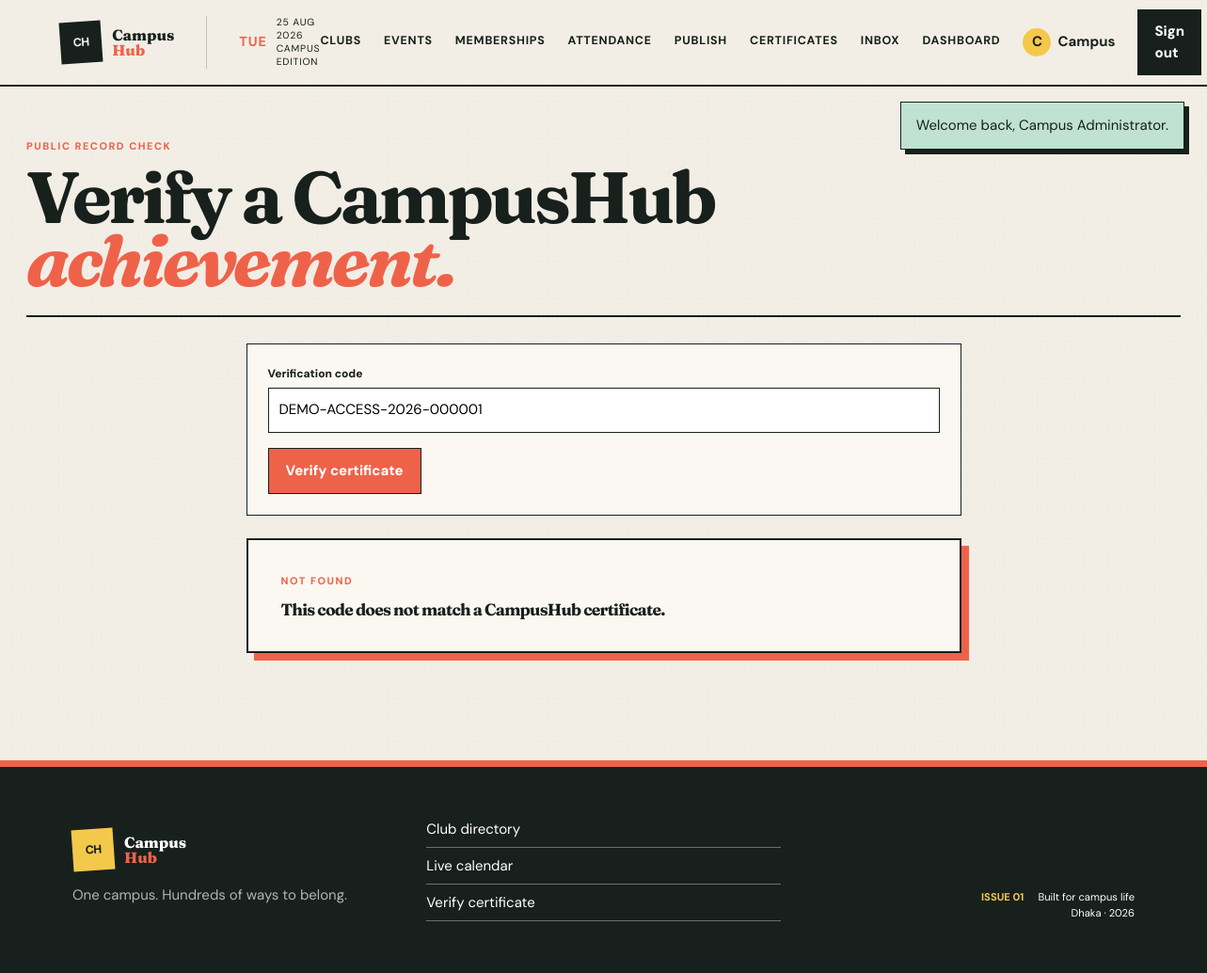
Page /verify-certificate.php?code=DEMO-ACCESS-2026-000001 (signed in) on the earlier database version.
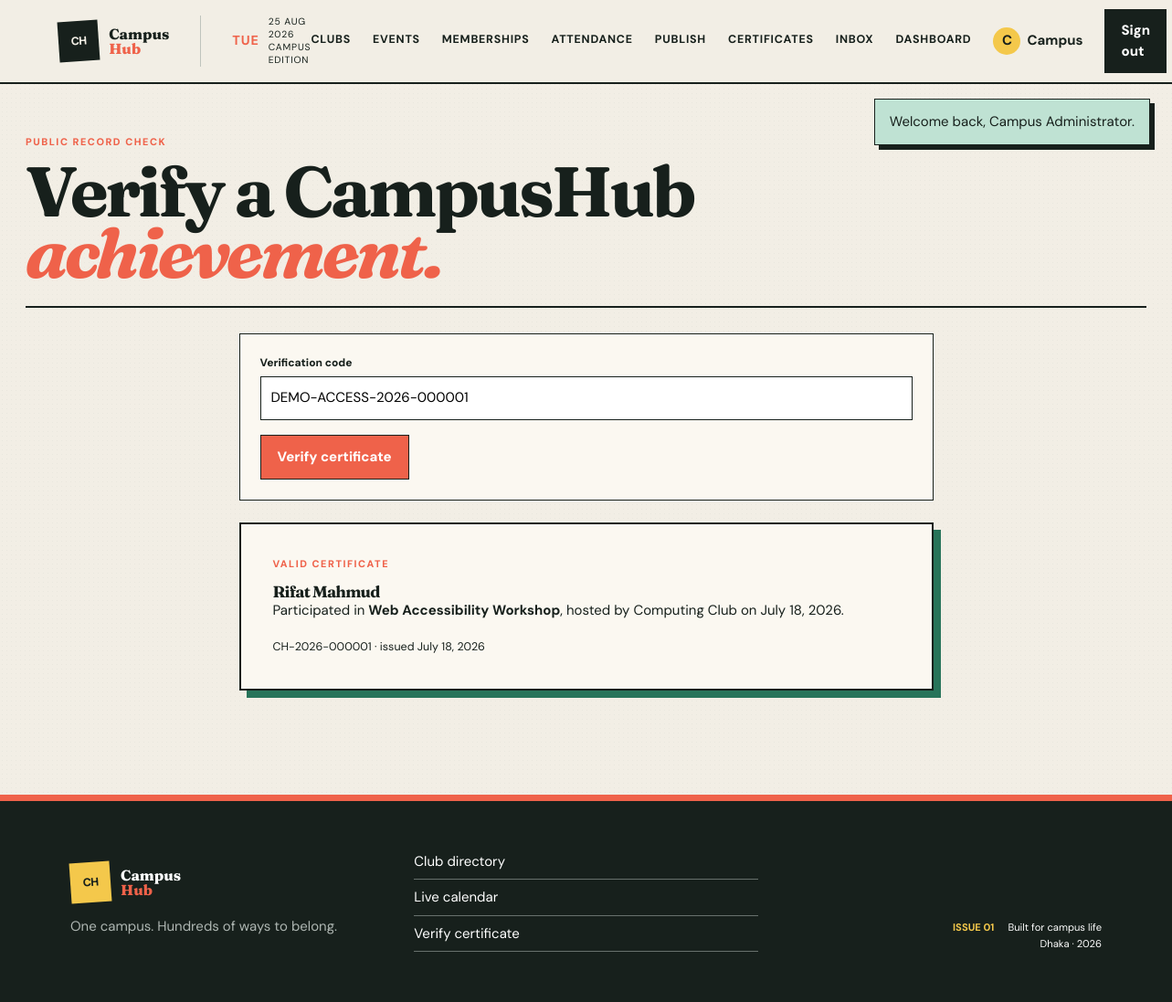
Same page on the later database version.
### tables this page shows
CREATE TABLE certificate (
  certificate_id BIGINT UNSIGNED AUTO_INCREMENT PRIMARY KEY,
  attendance_id BIGINT UNSIGNED NOT NULL UNIQUE,
  certificate_number VARCHAR(80) NOT NULL UNIQUE,
  issue_date DATE NOT NULL,
  file_path VARCHAR(255) NOT NULL,
  verification_code VARCHAR(100) NOT NULL UNIQUE,
  status ENUM('Active','Revoked') NOT NULL DEFAULT 'Active',
  CONSTRAINT fk_certificate_attendance FOREIGN KEY (attendance_id) REFERENCES attendance(attendance_id) ON DELETE CASCADE
);

CREATE TABLE users (
  user_id BIGINT UNSIGNED AUTO_INCREMENT PRIMARY KEY,
  full_name VARCHAR(120) NOT NULL,
  email VARCHAR(190) NOT NULL UNIQUE,
  password_hash VARCHAR(255) NOT NULL,
  phone VARCHAR(30) NULL,
  role ENUM('Student','Admin') NOT NULL DEFAULT 'Student',
  profile_picture VARCHAR(255) NULL,
  status ENUM('Active','Suspended','Deactivated') NOT NULL DEFAULT 'Active',
  created_at TIMESTAMP NOT NULL DEFAULT CURRENT_TIMESTAMP
);

CREATE TABLE events (
  event_id BIGINT UNSIGNED AUTO_INCREMENT PRIMARY KEY,
  club_id BIGINT UNSIGNED NOT NULL,
  created_by_user_id BIGINT UNSIGNED NOT NULL,
  title VARCHAR(180) NOT NULL,
  description TEXT NOT NULL,
  event_category VARCHAR(80) NOT NULL,
  event_date DATE NOT NULL,
  start_time TIME NOT NULL,
  end_time TIME NULL,
  venue VARCHAR(180) NOT NULL,
  maximum_participants INT UNSIGNED NOT NULL,
  registration_deadline DATE NULL,
  poster VARCHAR(255) NULL,
  status ENUM('Draft','Upcoming','Ongoing','Completed','Cancelled') NOT NULL DEFAULT 'Draft',
  created_at TIMESTAMP NOT NULL DEFAULT CURRENT_TIMESTAMP,
  updated_at TIMESTAMP NOT NULL DEFAULT CURRENT_TIMESTAMP ON UPDATE CURRENT_TIMESTAMP,
  CONSTRAINT fk_event_club FOREIGN KEY (club_id) REFERENCES clubs(club_id) ON DELETE CASCADE,
  CONSTRAINT fk_event_creator FOREIGN KEY (created_by_user_id) REFERENCES users(user_id),
  CONSTRAINT chk_event_capacity CHECK (maximum_participants > 0),
  CONSTRAINT chk_event_deadline CHECK (registration_deadline IS NULL OR registration_deadline <= event_date),
  INDEX idx_event_discovery (status, event_date, event_category)
);

CREATE TABLE clubs (
  club_id BIGINT UNSIGNED AUTO_INCREMENT PRIMARY KEY,
  club_name VARCHAR(140) NOT NULL UNIQUE,
  description TEXT NOT NULL,
  category VARCHAR(80) NOT NULL,
  logo VARCHAR(255) NULL,
  contact_information VARCHAR(190) NULL,
  status ENUM('Pending','Active','Suspended') NOT NULL DEFAULT 'Pending',
  created_at TIMESTAMP NOT NULL DEFAULT CURRENT_TIMESTAMP,
  INDEX idx_club_category_status (category, status)
);

### includes/functions.php (called while the page is built, shortened)
<?php
function e(?string $value): string
{
    return htmlspecialchars($value ?? '', ENT_QUOTES, 'UTF-8');
}

### config/database.php (called while the page is built, shortened)
<?php
function db(): PDO
{
    static $pdo = null;
    if ($pdo instanceof PDO) {
        return $pdo;
    }
    $dsn = sprintf('mysql:host=%s;port=%s;dbname=%s;charset=utf8mb4', DB_HOST, DB_PORT, DB_NAME);
    try {
        $pdo = new PDO($dsn, DB_USER, DB_PASS, [
            PDO::ATTR_ERRMODE => PDO::ERRMODE_EXCEPTION,
            PDO::ATTR_DEFAULT_FETCH_MODE => PDO::FETCH_ASSOC,
            PDO::ATTR_EMULATE_PREPARES => false,
        ]);
    } catch (PDOException $exception) {
        http_response_code(500);
        exit('Database connection failed. Import database/schema.sql and database/seed.sql in phpMyAdmin, then check config/database.php.');
    }
    return $pdo;
}

### verify-certificate.php (the view)
<?php
require_once __DIR__.'/includes/bootstrap.php';$code=trim($_GET['code']??'');$record=null;
if($code!==''){$stmt=db()->prepare("SELECT cert.certificate_number,cert.issue_date,cert.status,u.full_name,e.title,e.event_date,c.club_name FROM certificate cert JOIN attendance a ON a.attendance_id=cert.attendance_id JOIN event_registration er ON er.registration_id=a.registration_id JOIN users u ON u.user_id=er.student_user_id JOIN events e ON e.event_id=er.event_id JOIN clubs c ON c.club_id=e.club_id WHERE cert.verification_code=?");$stmt->execute([$code]);$record=$stmt->fetch();}
$pageTitle='Verify certificate';require __DIR__.'/includes/header.php';?>
<section class="page-shell verify-page"><div class="page-head"><div><span class="eyebrow">PUBLIC RECORD CHECK</span><h2>Verify a CampusHub<br><span class="accent-script">achievement.</span></h2></div></div><form class="card verify-form" method="get"><div class="field"><label>Verification code</label><input name="code" required value="<?=e($code)?>" placeholder="Enter the code printed on the certificate"></div><button class="button button-primary">Verify certificate</button></form><?php if($code!==''):?><article class="verification-result <?=$record&&$record['status']==='Active'?'valid':'invalid'?>"><?php if($record):?><span class="eyebrow"><?=$record['status']==='Active'?'VALID CERTIFICATE':'REVOKED CERTIFICATE'?></span><h3><?=e($record['full_name'])?></h3><p>Participated in <strong><?=e($record['title'])?></strong>, hosted by <?=e($record['club_name'])?> on <?=e(date('F j, Y',strtotime($record['event_date'])))?>.</p><small><?=e($record['certificate_number'])?> · issued <?=e(date('F j, Y',strtotime($record['issue_date'])))?></small><?php else:?><span class="eyebrow">NOT FOUND</span><h3>This code does not match a CampusHub certificate.</h3><?php endif;?></article><?php endif;?></section><?php require __DIR__.'/includes/footer.php';?>

Differences in the rows shown:
added certificate: users.full_name "Rifat Mahmud", events.title "Web Accessibility Workshop", clubs.club_name "Computing Club", events.event_date "July 18, 2026", certificate_number "CH-2026-000001", issue_date "July 18, 2026"
Other differences:
text no longer shown: "NOT FOUND This code does not match a CampusHub certificate."
text now shown: "VALID CERTIFICATE Participated in , hosted by on . · issued"
